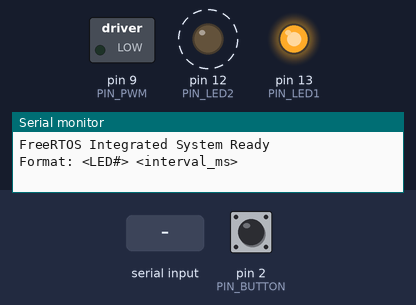
Bench run of a sketch on a simulated Arduino Uno, built with avr-gcc and run on an emulated ATmega328P. On the bench: switched loads named in the sketch (green lamp = pin HIGH), output pins drawn as LEDs (lit = HIGH), the last lines printed to the serial monitor. Dashed ring = blinking. The inputs (shaded band) are chosen by the test bench; at power-on: pin 2 (PIN_BUTTON) HIGH.

Above: at 0.8 s.
0.9 s: pin 2 (PIN_BUTTON) pulled LOW for 3.2 s
At 4.25 s:
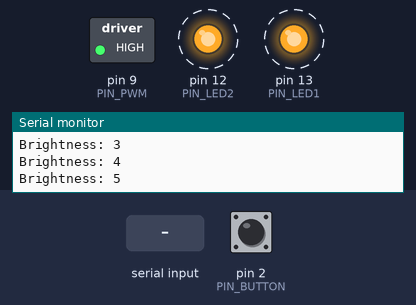
5.6 s: pin 2 (PIN_BUTTON) pulled LOW for 1 s
At 8.16 s:
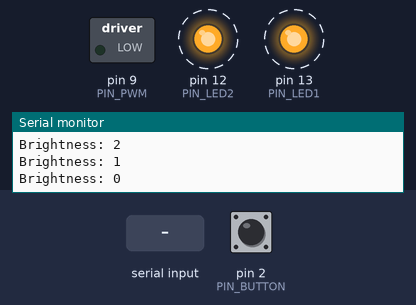
9.6 s: pin 2 (PIN_BUTTON) pulled LOW for 0.15 s
At 10.14 s:
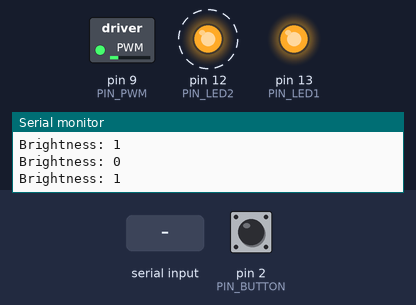
12.7 s: "1 90\n" received over Serial
15.7 s: pin 2 (PIN_BUTTON) pulled LOW for 3.2 s
At 15.9 s:
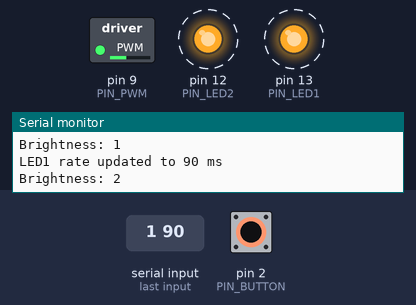
Timing chart, 0 to 21.4 s (numbered marks = the images above; inputs shaded):
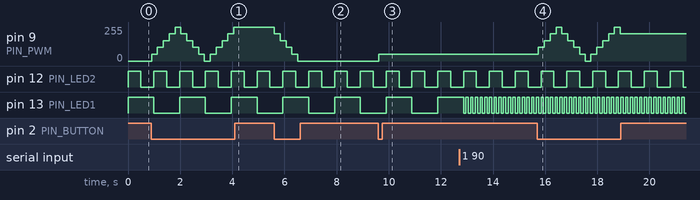

Measured:
- after the input at 0.9 s, pin 9 (PIN_PWM): 0/255 → 51/255 at once, → 102/255 0.21 s later, → 153/255 0.23 s later, → 204/255 0.23 s later, … (15 changes in this stretch)
- after the input at 5.6 s, pin 9 (PIN_PWM): moves from 255/255 to 0/255 over 0.90 s, starting at once
- after the input at 9.6 s, pin 9 (PIN_PWM): 0/255 → 51/255 at once
- by itself, pin 12 (PIN_LED2): alternates HIGH for 0.49 s and LOW for 0.50 s
- by itself, pin 13 (PIN_LED1): alternates HIGH for 0.09 s and LOW for 0.09 s

The sketch:

311_FreeRTOS_project.ino
```cpp
//Filename: 311_FreeRTOS_project.ino
//Author: Shariq Moghees (OL41895)
//Date: 12/9/25
//Class: CMPE 311 Dr. Kidd Fall 2025
//Desc: A program that takes the Asynchronous LED + motor driver circuit from the last project and converts it into a
// FreeRTOS task scheduling system using an imported Library instead of using a Cyclic Executive.
//------------------------------------------------------------------------------------------------------------------------

#include <Arduino_FreeRTOS.h>
#include "task.h"

#define PIN_LED1   13   //led 1
#define PIN_LED2   12   //led 2
#define PIN_PWM     9   //PWM signal will be coming from pin 9
#define PIN_BUTTON  2   // Using internal pull-up. active LOW push button

// global variables for LED and PWM dirver circuit tasks

volatile uint32_t intervalLed[3] = {0, 1000, 500};  // default intervals
volatile int ledOn1 = 0;
volatile int ledOn2 = 0;

volatile int brightness = 0;     // 0–5
volatile bool decreasing = false;

//TASK DECLARATIONS
void taskLED1(void *pv);
void taskLED2(void *pv);
void taskPWM(void *pv);
void taskButton(void *pv);
void taskSerial(void *pv);

//SETUP
void setup() {

  Serial.begin(9600);

  pinMode(PIN_LED1, OUTPUT);
  pinMode(PIN_LED2, OUTPUT);
  pinMode(PIN_PWM, OUTPUT);
  pinMode(PIN_BUTTON, INPUT_PULLUP); //internal arduino pull-up resistor for button

  digitalWrite(PIN_LED1, LOW);
  digitalWrite(PIN_LED2, LOW);
  analogWrite(PIN_PWM, 0); //we initialize the Motor to be off initially (level 0)

  Serial.println("FreeRTOS Integrated System Ready");
  Serial.println("Format: <LED#> <interval_ms>");

  //creat the tasks using FreeRTOS library syntax
  xTaskCreate(taskLED1,   "LED1",   110, NULL, 1, NULL);
  xTaskCreate(taskLED2,   "LED2",   110, NULL, 1, NULL);
  xTaskCreate(taskPWM,    "PWM",    90,  NULL, 1, NULL);
  xTaskCreate(taskButton, "BTN",    90,  NULL, 2, NULL); //set the serial and button input tasks at a higher priority
  xTaskCreate(taskSerial, "SER",    180, NULL, 2, NULL);

  vTaskStartScheduler();
}

void loop() {} //loop dosnt need anything in it becasue FreeRTOS does all our task scheduling for us


//LED TASKS

void taskLED1(void *pv) {

  TickType_t lastWake = xTaskGetTickCount();
  pinMode(PIN_LED1, OUTPUT);

  for (;;) {
    ledOn1 = !ledOn1;
    digitalWrite(PIN_LED1, ledOn1);

    // EXACT periodic timing
    vTaskDelayUntil(&lastWake, intervalLed[1] / portTICK_PERIOD_MS);
  }
}

void taskLED2(void *pv) {

  TickType_t lastWake = xTaskGetTickCount();
  pinMode(PIN_LED2, OUTPUT);

  for (;;) {
    ledOn2 = !ledOn2;
    digitalWrite(PIN_LED2, ledOn2);

    vTaskDelayUntil(&lastWake, intervalLed[2] / portTICK_PERIOD_MS);
  }
}

//PWM TASK
void taskPWM(void *pv) {
  pinMode(PIN_PWM, OUTPUT);

  for (;;) {
    analogWrite(PIN_PWM, brightness * 51);  // 0–255

    vTaskDelay(20 / portTICK_PERIOD_MS);
  }
}

//PUSH BUTTON INPUT TASK

void taskButton(void *pv) {

  for (;;) {

    if (digitalRead(PIN_BUTTON) == LOW) {  // pressed (active LOW)

      if (!decreasing) { //step up
        brightness++;
        if (brightness >= 5) {
          brightness = 5;
          decreasing = true;
        }
      } else {    //step down
        brightness--;
        if (brightness <= 0) {
          brightness = 0;
          decreasing = false;
        }
      }

      Serial.print("Brightness: ");
      Serial.println(brightness);

      vTaskDelay(200 / portTICK_PERIOD_MS); // debounce/edge detect for the push button
    }

    vTaskDelay(30 / portTICK_PERIOD_MS);
  }
}

//SERIAL INPUT TASK (for changing the asynchronous LED blinking rate)
//I'm using chars intead of strings here to reduce the amount of memory used. I was running into a memory issue with stack space and RTOS tasks.
void taskSerial(void *pv) {

  char buffer[16];
  uint8_t idx = 0;

  for (;;) {

    while (Serial.available()) {
      char c = Serial.read();

      if (c == '\n' || c == '\r') {
        buffer[idx] = 0;  // null-terminate string

        int led = atoi(strtok(buffer, " "));
        int val = atoi(strtok(NULL, " "));

        if (led >= 1 && led <= 2 && val > 0) {
          intervalLed[led] = val;

          Serial.print("LED");
          Serial.print(led);
          Serial.print(" rate updated to ");
          Serial.print(val);
          Serial.println(" ms");
        }

        idx = 0;
      }
      else if (idx < 15) {
        buffer[idx++] = c;
      }
    }

    vTaskDelay(20 / portTICK_PERIOD_MS);
  }
}
```
